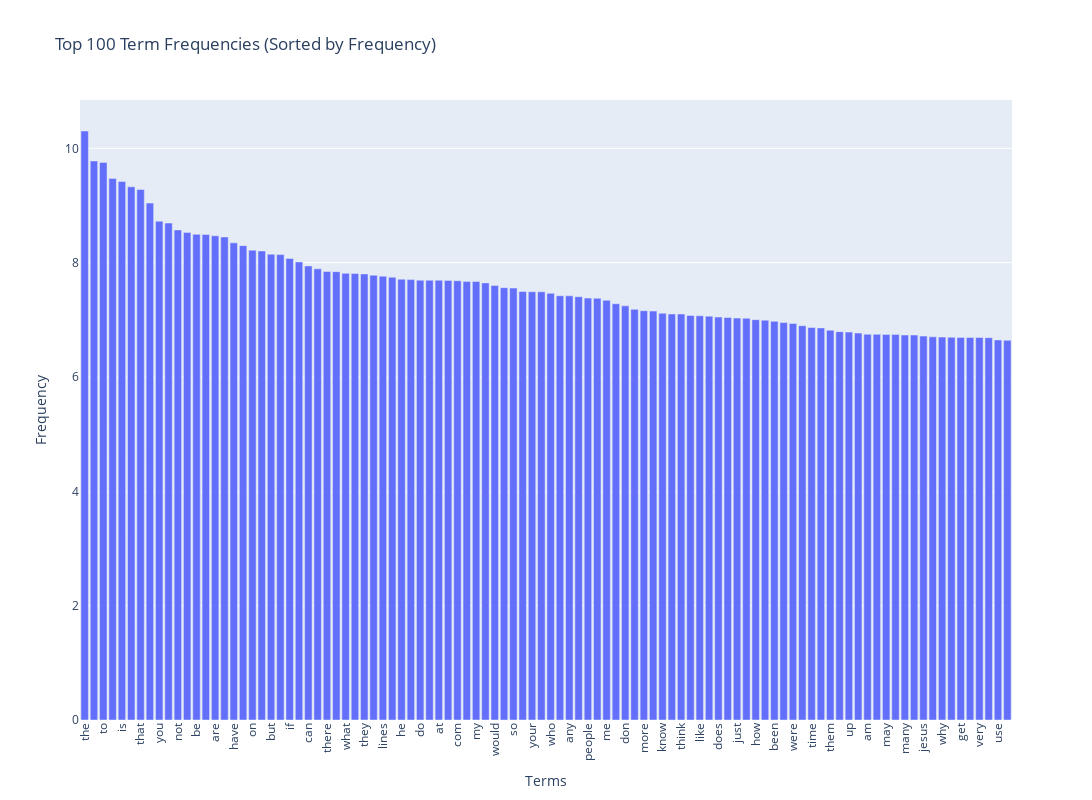

Here is the notebook cell this chart was saved with:
### Markdown cell above
### >>> **Exercise 15 (take home):** 
You can copy the code from the previous exercise and change the 'term_frequencies' variable for the 'term_frequencies_log', comment about the differences that you observe and talk about other possible insights that we can get from a log distribution.

### Code cell
# Answer here
term_frequencies_log = np.array(term_frequencies_log)
sorted_indices = np.argsort(term_frequencies_log)[::-1]  # rearrange in order
top_n = 100 # most _ frequency
x_labels = count_vect.get_feature_names_out()[sorted_indices[:top_n]]
y_values_log = term_frequencies_log[sorted_indices[:top_n]]



fig = go.Figure()
fig.add_trace(go.Bar(x=x_labels, y=y_values_log))
fig.update_layout(
    title=f"Top {top_n} Term Frequencies (Sorted by Frequency)",
    xaxis_title="Terms",
    yaxis_title="Frequency",
    xaxis_tickangle=-90,  
    height=800,  
    width=1200,  
    bargap=0.2  
)
fig.show()

### Figure 1 — Plotly figure (JSON) as saved in the notebook; plotly's stock layout.template omitted (floating-point values rounded to 4 significant figures)
{"data": [{"type": "bar", "x": ["the", "of", "to", "and", "is", "in", "that", "it", "you", "for", "not", "this", "be", "from", "are", "edu", "have", "as", "on", "with", "but", "or", "if", "was", "can", "we", "there", "by", "what", "subject", "they", "an", "lines", "one", "he", "god", "do", "organization", "at", "re", "com", "about", "my", "all", "would", "will", "so", "some", "your", "no", "who", "has", "any", "writes", "people", "which", "me", "article", "don", "his", "more", "other", "know", "when", "think", "their", "like", "university", "does", "out", "just", "only", "how", "also", "been", "than", "were", "then", "time", "because", "them", "posting", "up", "had", "am", "should", "may", "these", "many", "say", "jesus", "see", "why", "us", "get", "good", "very", "believe", "use", "such"], "y": [10.3, 9.779, 9.754, 9.474, 9.421, 9.326, 9.28, 9.042, 8.725, 8.693, 8.573, 8.53, 8.497, 8.492, 8.47, 8.45, 8.347, 8.298, 8.219, 8.204, 8.147, 8.141, 8.073, 8.013, 7.944, 7.891, 7.846, 7.843, 7.813, 7.81, 7.803, 7.78, 7.763, 7.746, 7.711, 7.703, 7.693, 7.693, 7.692, 7.69, 7.683, 7.672, 7.67, 7.646, 7.601, 7.563, 7.556, 7.497, 7.492, 7.491, 7.463, 7.421, 7.42, 7.405, 7.38, 7.377, 7.341, 7.281, 7.244, 7.184, 7.159, 7.153, 7.115, 7.102, 7.101, 7.077, 7.071, 7.065, 7.048, 7.041, 7.03, 7.027, 7.003, 6.994, 6.974, 6.952, 6.935, 6.897, 6.866, 6.859, 6.818, 6.793, 6.786, 6.768, 6.748, 6.746, 6.745, 6.745, 6.735, 6.733, 6.715, 6.702, 6.698, 6.695, 6.692, 6.691, 6.691, 6.688, 6.649, 6.641]}], "layout": {"bargap": 0.2, "height": 800, "title": {"text": "Top 100 Term Frequencies (Sorted by Frequency)"}, "width": 1200, "xaxis": {"autorange": true, "range": [-0.5, 99.5], "tickangle": -90, "title": {"text": "Terms"}, "type": "category"}, "yaxis": {"autorange": true, "range": [0, 10.85], "title": {"text": "Frequency"}, "type": "linear"}}}
